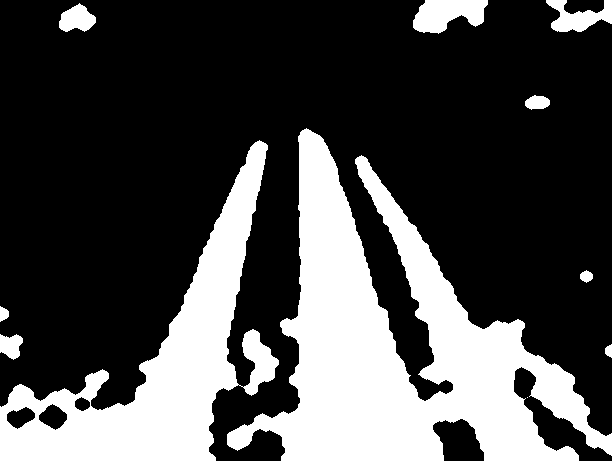
#> input picture hybrid_pipeline/results/shadow_mask.png, 612 x 461 px
$ python evaluate.py --input results --gt results
#> lines starting #> are read from the running program, lines starting #| are printed output that depends on the picture; after the words box and inside, x2 and y2 are one past the last pixel; in counts of white or black regions, pixels touching at a corner belong together
"""
Evaluation Script — PSNR, SSIM, MAE
Compares shadow removal outputs against ground truth (shadow-free images).

Usage:
    # Compare two single images:
    python evaluate.py --input result.jpg --gt ground_truth.jpg

    # Compare entire folders:
    python evaluate.py --input ./results/ --gt ./ground_truth/

    # Evaluate only shadow region (needs mask):
    python evaluate.py --input result.jpg --gt gt.jpg --mask shadow_mask.png
"""

import os
import sys
import argparse
import cv2
import numpy as np
from glob import glob


# ── Metric Functions ──────────────────────────────────────────────────────────

def compute_psnr(img1: np.ndarray, img2: np.ndarray) -> float:
    """Peak Signal-to-Noise Ratio. Higher = better. Unit: dB."""
    mse = np.mean((img1.astype(np.float64) - img2.astype(np.float64)) ** 2)
    if mse == 0:
        return float("inf")
    return 10 * np.log10(255.0 ** 2 / mse)


def compute_ssim(img1: np.ndarray, img2: np.ndarray) -> float:
    """Structural Similarity Index. Range [0,1]. Higher = better."""
    C1, C2 = (0.01 * 255) ** 2, (0.03 * 255) ** 2
    i1 = img1.astype(np.float64)
    i2 = img2.astype(np.float64)
    mu1, mu2 = cv2.blur(i1, (11, 11)), cv2.blur(i2, (11, 11))
    mu1_sq, mu2_sq = mu1 ** 2, mu2 ** 2
    mu1_mu2 = mu1 * mu2
    sig1_sq  = cv2.blur(i1 ** 2, (11, 11)) - mu1_sq
    sig2_sq  = cv2.blur(i2 ** 2, (11, 11)) - mu2_sq
    sig12    = cv2.blur(i1 * i2, (11, 11)) - mu1_mu2
    ssim_map = ((2 * mu1_mu2 + C1) * (2 * sig12 + C2)) / \
               ((mu1_sq + mu2_sq + C1) * (sig1_sq + sig2_sq + C2))
    return float(np.mean(ssim_map))


def compute_mae(img1: np.ndarray, img2: np.ndarray, mask: np.ndarray = None) -> float:
    """Mean Absolute Error. Lower = better.
    If mask provided, computes only over shadow region."""
    diff = np.abs(img1.astype(np.float64) - img2.astype(np.float64))
    if mask is not None:
        m = (mask > 127).astype(bool)
        if m.ndim == 2:
            m = np.stack([m] * 3, axis=-1)
        diff = diff[m]
    return float(np.mean(diff))


# ── Single image evaluation ───────────────────────────────────────────────────

def evaluate_pair(result_path: str, gt_path: str, mask_path: str = None):
    result = cv2.imread(result_path)
    gt     = cv2.imread(gt_path)

    if result is None or gt is None:
        print(f"  [ERROR] Could not load: {result_path} or {gt_path}")
        return None

    # Resize gt to match result if needed
    if result.shape != gt.shape:
        gt = cv2.resize(gt, (result.shape[1], result.shape[0]))

    mask = None
    if mask_path:
        mask = cv2.imread(mask_path, cv2.IMREAD_GRAYSCALE)
        if mask is not None and mask.shape != result.shape[:2]:
            mask = cv2.resize(mask, (result.shape[1], result.shape[0]))

    psnr = compute_psnr(result, gt)
    ssim = compute_ssim(result, gt)
    mae  = compute_mae(result, gt, mask)

    return {"psnr": psnr, "ssim": ssim, "mae": mae}


# ── Main ──────────────────────────────────────────────────────────────────────

def main():
    parser = argparse.ArgumentParser(description="Evaluate shadow removal quality")
    parser.add_argument("--input",  required=True, help="Result image or folder")
    parser.add_argument("--gt",     required=True, help="Ground truth image or folder")
    parser.add_argument("--mask",   default=None,  help="Shadow mask image (optional)")
    args = parser.parse_args()

    IMG_EXTS = (".jpg", ".jpeg", ".png", ".bmp")

    # Single image mode
    if os.path.isfile(args.input):
        metrics = evaluate_pair(args.input, args.gt, args.mask)
        if metrics:
            print(f"\n{'─'*40}")
            print(f"  Image : {os.path.basename(args.input)}")
            print(f"  PSNR  : {metrics['psnr']:.2f} dB  (higher = better)")
            print(f"  SSIM  : {metrics['ssim']:.4f}     (closer to 1 = better)")
            print(f"  MAE   : {metrics['mae']:.2f}       (lower = better)")
            print(f"{'─'*40}\n")
        return

    # Folder mode
    result_files = sorted([
        f for f in glob(os.path.join(args.input, "*"))
        if os.path.splitext(f)[1].lower() in IMG_EXTS
    ])
    gt_files = sorted([
        f for f in glob(os.path.join(args.gt, "*"))
        if os.path.splitext(f)[1].lower() in IMG_EXTS
    ])

    if len(result_files) != len(gt_files):
        print(f"[WARNING] File count mismatch: {len(result_files)} results vs {len(gt_files)} GT")

    all_psnr, all_ssim, all_mae = [], [], []
    print(f"\n{'─'*60}")
    print(f"  {'File':<30} {'PSNR':>8} {'SSIM':>8} {'MAE':>8}")
    print(f"{'─'*60}")

    for r, g in zip(result_files, gt_files):
        m = evaluate_pair(r, g, args.mask)
#> in evaluate_pair, result is the input picture: shape (461, 612, 3); 28.7% white; 11 white regions (1 under 20 px), largest, box (x1, y1, x2, y2) and area: (227, 128, 612, 461) 49461, (0, 140, 279, 461) 26870, (413, 0, 488, 34) 1763
#> in compute_psnr, `mse = np.mean((img1.astype(np.float64) - img2.astype(np.float64)) ** 2)`: mse = 0
#> in evaluate_pair, `psnr = compute_psnr(result, gt)`: psnr = inf
#> in compute_ssim, `mu1, mu2 = cv2.blur(i1, (11, 11)), cv2.blur(i2, (11, 11))`:
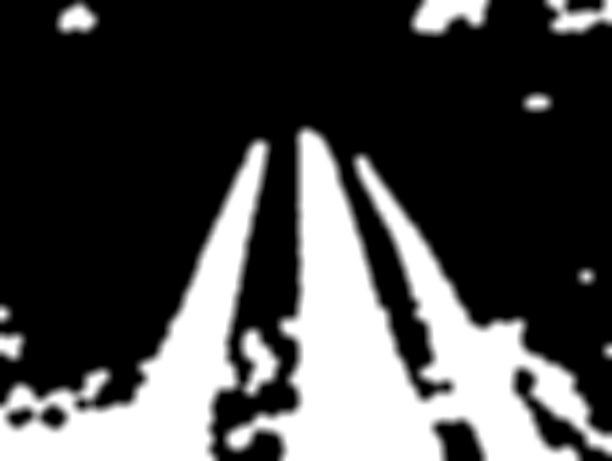
#> mu1: shape (461, 612, 3) float64; min 0, max 255, mean 73.2
#> in compute_ssim, `mu1_sq, mu2_sq = mu1 ** 2, mu2 ** 2`:
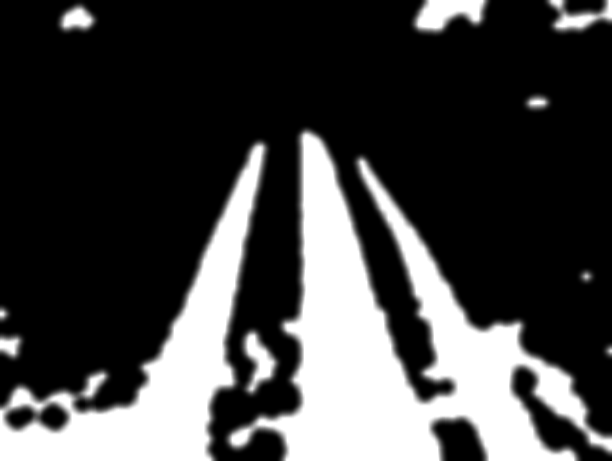
#> mu1_sq: shape (461, 612, 3) float64; min 0, max 65025, mean 17058.3; drawn with min black and max white
#> in compute_ssim, `sig1_sq  = cv2.blur(i1 ** 2, (11, 11)) - mu1_sq`:
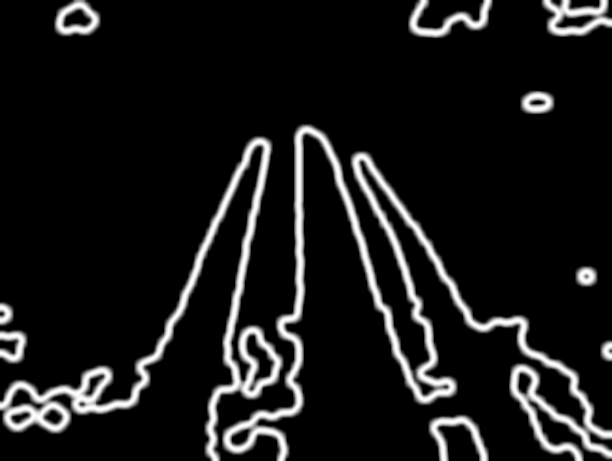
#> sig1_sq: shape (461, 612, 3) float64; min 0, max 16255.1, mean 1598.2; drawn with min black and max white
#> in compute_ssim, `ssim_map = ((2 * mu1_mu2 + C1) * (2 * sig12 + C2)) / \ ((mu1_sq + mu2_..`: ssim_map: shape (461, 612, 3) float64; every value is 1
#> in evaluate_pair, `ssim = compute_ssim(result, gt)`: ssim = 1
#> in compute_mae, `diff = np.abs(img1.astype(np.float64) - img2.astype(np.float64))`: diff: shape (461, 612, 3) float64; every value is 0
#> in evaluate_pair, `mae  = compute_mae(result, gt, mask)`: mae = 0
#> m = {'psnr': inf, 'ssim': 1, 'mae': 0}
        if m:
            all_psnr.append(m["psnr"])
            all_ssim.append(m["ssim"])
            all_mae.append(m["mae"])
            name = os.path.basename(r)[:30]
            print(f"  {name:<30} {m['psnr']:>8.2f} {m['ssim']:>8.4f} {m['mae']:>8.2f}")
#|   shadow_mask.png                     inf   1.0000     0.00

    if all_psnr:
        print(f"{'─'*60}")
        print(f"  {'AVERAGE':<30} {np.mean(all_psnr):>8.2f} {np.mean(all_ssim):>8.4f} {np.mean(all_mae):>8.2f}")
#|   AVERAGE                             inf   1.0000     0.00
        print(f"{'─'*60}\n")


if __name__ == "__main__":
    main()
